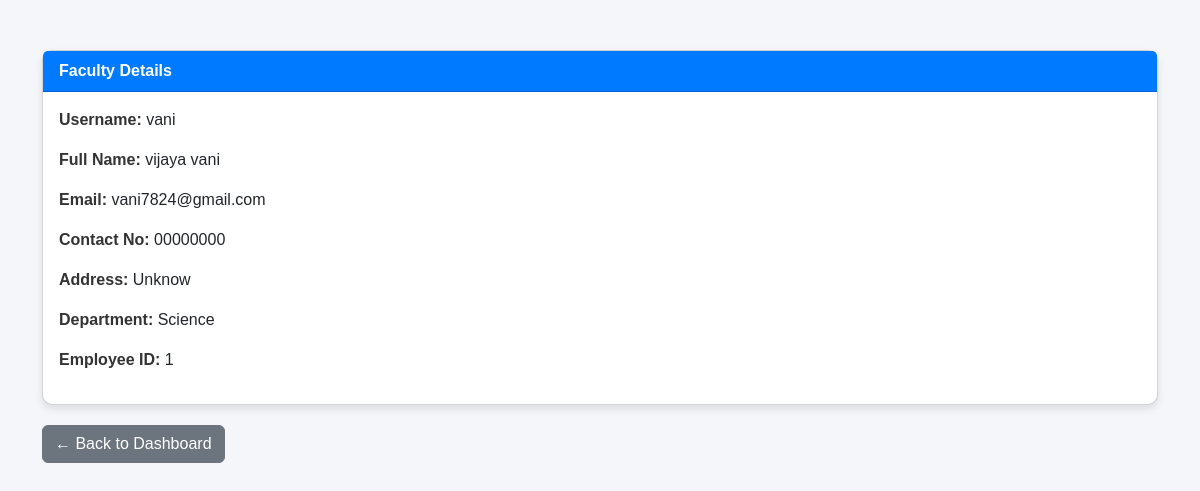
The app's page /faculty/1/ with its own data.
### school/models.py (models this page shows, shortened)
class FacultyProfile(models.Model):
    user = models.OneToOneField(User, on_delete=models.CASCADE)
    contact_no = models.CharField(max_length=20)
    address = models.TextField()
    department = models.CharField(max_length=100)
    employee_id = models.CharField(max_length=50)

### school/views.py (the view)
# urls.py: path('faculty/<int:faculty_id>/', views.faculty_detail, name='faculty_detail'),
def faculty_detail(request, faculty_id):
    faculty = get_object_or_404(FacultyProfile, id=faculty_id)
    return render(request, 'faculty_detail.html', {'faculty': faculty})

### school/templates/faculty_detail.html (shortened to what this page needs)
{% load static %}
<!DOCTYPE html>
<html lang="en">
<head>
    <link href="https://cdn.jsdelivr.net/npm/bootstrap@5.3.0/dist/css/bootstrap.min.css" rel="stylesheet">
</head>
<body>
<div class="container">
    <div class="card">
        <div class="card-header">
            Faculty Details
        </div>
        <div class="card-body">
            <p><span class="detail-label">Username:</span> {{ faculty.user.username }}</p>
            <p><span class="detail-label">Full Name:</span> {{ faculty.user.get_full_name }}</p>
            <p><span class="detail-label">Email:</span> {{ faculty.user.email }}</p>
            <p><span class="detail-label">Contact No:</span> {{ faculty.contact_no }}</p>
            <p><span class="detail-label">Address:</span> {{ faculty.address }}</p>
            <p><span class="detail-label">Department:</span> {{ faculty.department }}</p>
            <p><span class="detail-label">Employee ID:</span> {{ faculty.employee_id }}</p>
        </div>
    </div>
    <a href="{% url 'admin_dashboard' %}" class="btn btn-secondary btn-back">← Back to Dashboard</a>
</div>
</body>
</html>

### school/templates/faculty_detail.html (style rules this page uses)
body { background-color: #f4f6f9; font-family: Arial, sans-serif; }
.container { margin-top: 50px; }
.card { border-radius: 10px; box-shadow: 0 4px 8px rgba(0,0,0,0.1); }
.card-header { background-color: #007bff; color: white; font-weight: bold; }
.detail-label { font-weight: bold; color: #333; }
.btn-back { margin-top: 20px; }

### records on screen
FacultyProfile: user.username "vani", user.get_full_name "vijaya vani", user.email "vani7824@gmail.com", contact_no "00000000", address "Unknow", department "Science", employee_id "1"
